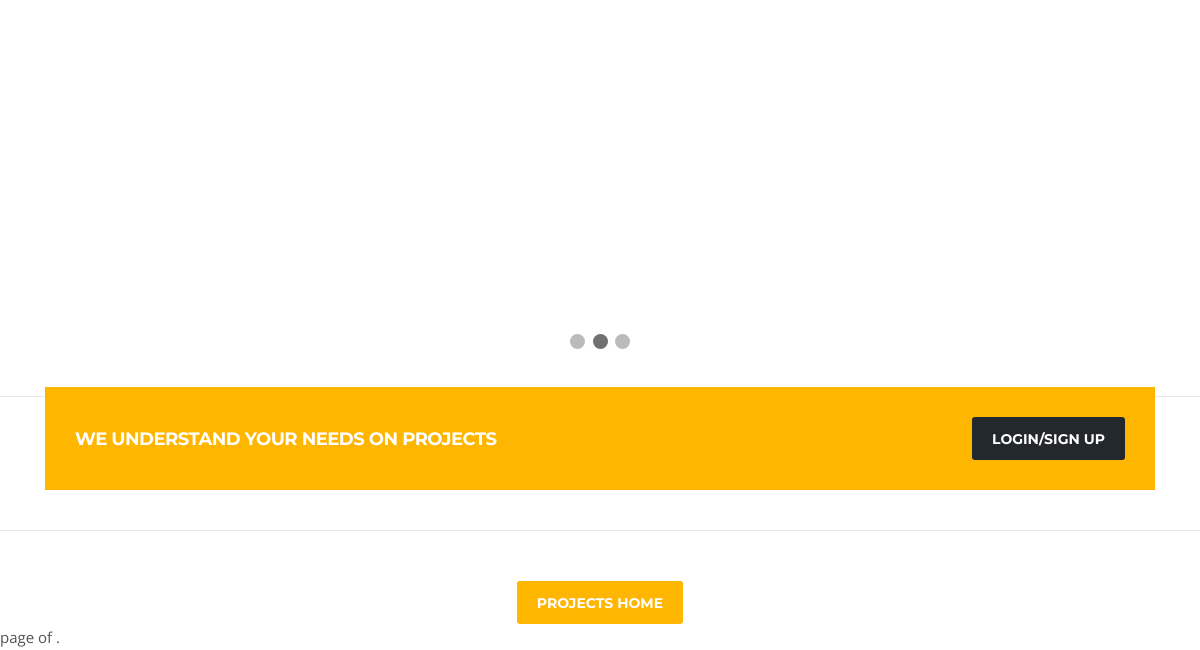
/javascript/ (lower part), run on an earlier commit of the app's database.
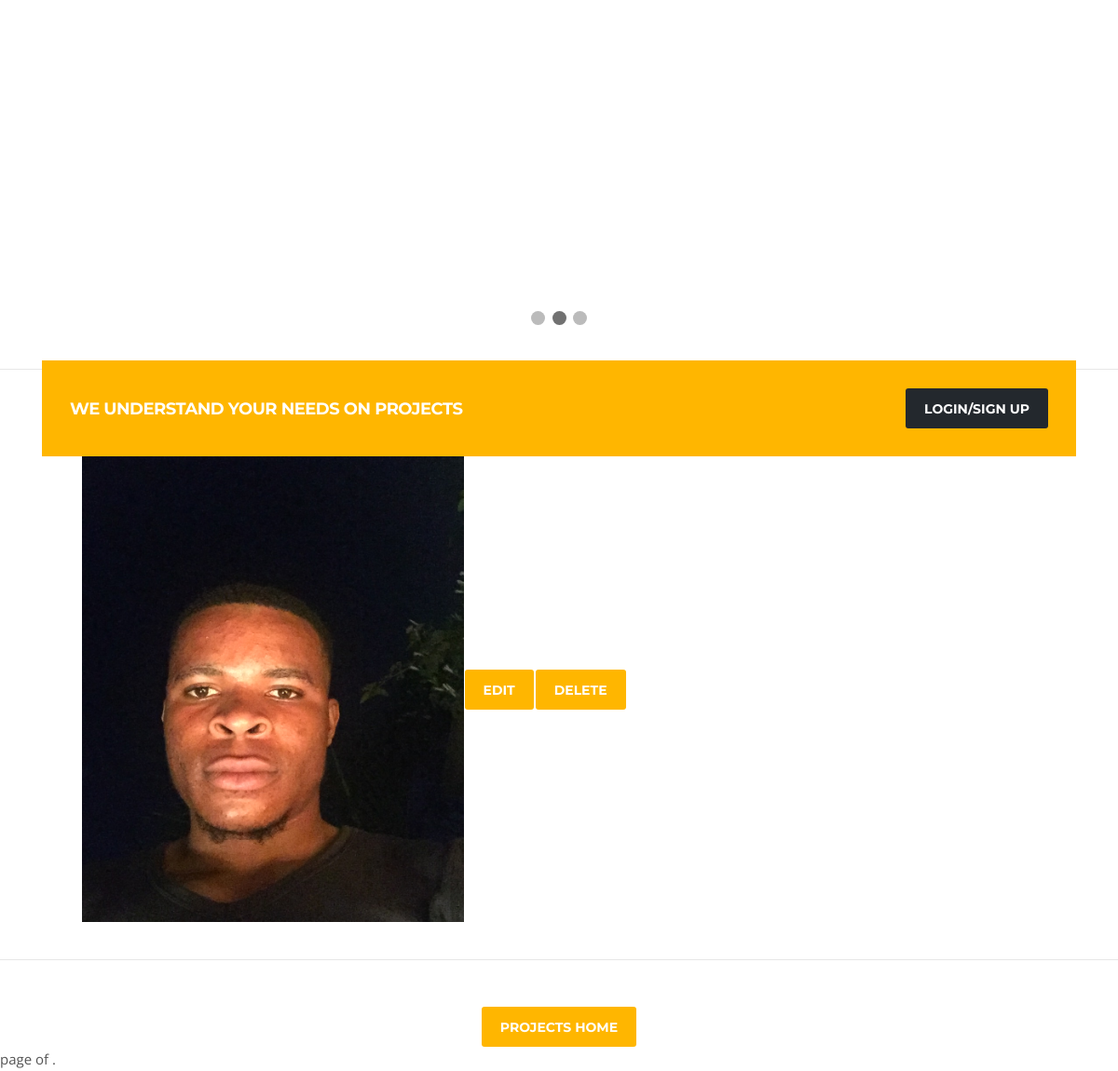
And on a later commit of the database.
### Site/models.py (models this page shows, shortened)
class Post(models.Model):
    title = models.CharField(max_length=255)
    body = models.TextField()
    created_on = models.DateTimeField(auto_now=True)
    last_modified = models. DateTimeField(auto_now=True)
    Categories = models.ManyToManyField('Category', related_name='posts')
    image = models.ImageField(default="profile1.png", null=True, blank=True)
    @property
    def imageURL(self):
        try:
            url = self.image.url
        except:
            url = ''
        return url

### Site/views.py (the view)
# urls.py: path("<category>/", views.Post_category, name="post_category"),
def Post_category(request, category):
    posts = Post.objects.filter(
        Categories__name__contains=category
    ).order_by(
        'created_on'
    )
    context = {
        "Category": category,
        "posts": posts
    }
    return render(request, "app/post_category.html", context)

### Site/templates/app/post_category.html (shortened to what this page needs)
{% extends 'app/base.html' %}
{% load static %}
{% block content %}
<div class="slideshow-container">
    </div>
    <br>
    <div style="text-align:center">
      <span class="dot"></span>
      <span class="dot"></span>
      <span class="dot"></span>
    </div>
    <section class="call-to-action-box no-padding">
        <div class="container">
          <div class="action-style-box">
              <div class="row align-items-center">
                <div class="col-md-8 text-center text-md-left">
                    <div class="call-to-action-text">
                      <h3 class="action-title">We understand your needs on projects</h3>
                    </div>
                </div>
                <div class="col-md-4 text-center text-md-right mt-3 mt-md-0">
                    <div class="call-to-action-btn">
                      <a class="btn btn-dark" href="#">login/sign up</a>
                    </div>
                </div>
              </div>
          </div>
        </div>
      </section>
    </body>
    </html>
    {% for post in posts %}
          <div class="row shuffle-wrapper">
            <div class="col-1 shuffle-sizer"></div>
            <div class="col-lg-4 col-md-6 shuffle-item" data-groups="[&quot;government&quot;,&quot;healthcare&quot;]">
              <div class="project-img-container">
                <a class="gallery-popup" href="{{post.imageURL}}">
                  <img class="img-fluid" src="{{post.imageURL}}" alt="project-image" style="height: 500px; width: 500px;">
                </a>
                <div class="project-item-info">
                </div>
              </div>
            </div>
            <table>
                 <td>
                <div class="call-to-action-btn">
                  <a class="btn btn-primary" href="{% url 'Site:post_edit' post.pk %}">Edit</a>
                </div>
                 </td>
                 <td>
                    <div class="call-to-action-btn">
                      <a class="btn btn-primary" href="{% url 'Site:post_delete' post.pk %}">Delete</a>
                    </div>
                 </td>
              </table>
            </div>
              {% endfor %}
              <hr>
        <div class="col-12">
          <div class="general-btn text-center">
            <a class="btn btn-primary" href="{% url 'Site:ex2'  %}">Projects Home</a>
          </div>
        </div>
        <span class="step-links">
            <span class="current">
                page {{ page_obj.number }} of {{ page_obj.paginator.num_pages }}.
            </span>
        </span>
{% endblock %}

What changed in the data, as far as the page shows it:
added Post: imageURL (picture)
